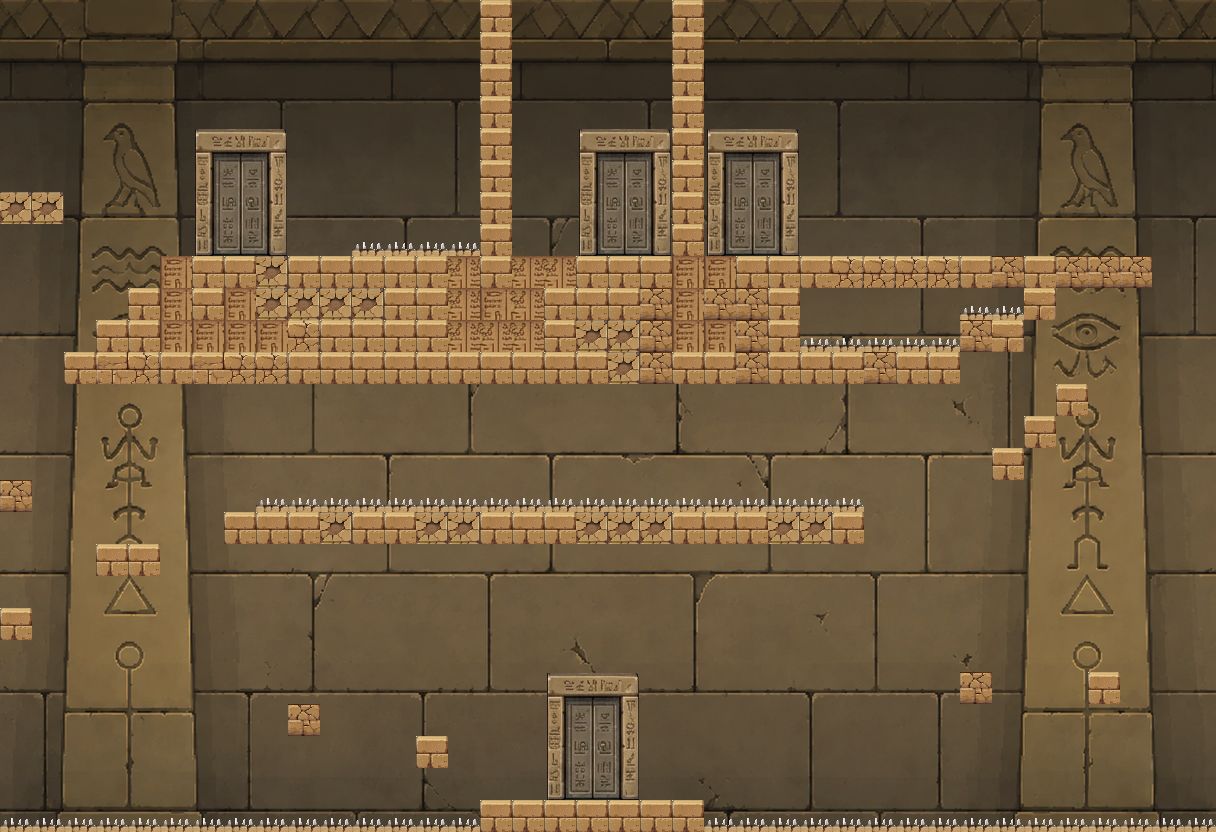

Tiled map render using the project's own tile images. Description and the map definition, with tile-layer contents summarised, below:
An orthogonal 38x26 tile map with 32x32 px tiles, 2 tile layers (Livello tile 1, Livello tile 2), 3 tilesets and 41 objects (27x solid, 11x kill, finish).

<map version="1.10" tiledversion="1.12.1" orientation="orthogonal" renderorder="right-down" width="38" height="26" tilewidth="32" tileheight="32" infinite="0" nextlayerid="4" nextobjectid="44">
 <properties>
  <property name="dimensionePersonaggio" type="float" value="57.6" />
 </properties>
 <tileset firstgid="1" source="Sfondo1.tsx" />
 <tileset firstgid="1537" source="Griglia.tsx" />
 <tileset firstgid="1777" source="GrigliaPresente.tsx" />
 <layer id="1" name="Livello tile 1" width="38" height="26">
  <data>[988 cells, 988 non-empty, 988 distinct tile ids]</data>
 </layer>
 <layer id="2" name="Livello tile 2" width="38" height="26">
  <data>[988 cells, 270 non-empty, 21 distinct tile ids]</data>
 </layer>
 <objectgroup id="3" name="Livello di oggetti 1">
  <object id="1" name="solid" x="160" y="256" width="288" height="128" />
  <object id="2" name="solid" x="448" y="352" width="512" height="32" />
  <object id="3" name="solid" x="576" y="256" width="224" height="96" />
  <object id="4" name="solid" x="544" y="288" width="32" height="64" />
  <object id="5" name="solid" x="1024.8" y="256" width="127.197" height="32" />
  <object id="6" name="solid" x="1024" y="288" width="32" height="32" />
  <object id="7" name="solid" x="960" y="320" width="64" height="32" />
  <object id="8" name="solid" x="1056" y="384" width="32" height="32" />
  <object id="9" name="solid" x="1024" y="416" width="32" height="32" />
  <object id="10" name="solid" x="992" y="448" width="32" height="32" />
  <object id="11" name="solid" x="224" y="512" width="640" height="32" />
  <object id="12" name="solid" x="96" y="544" width="64" height="32" />
  <object id="13" name="solid" x="0" y="480" width="32" height="32" />
  <object id="14" name="solid" x="64" y="352" width="96" height="32" />
  <object id="15" name="solid" x="96" y="320" width="64" height="32" />
  <object id="16" name="solid" x="128" y="288" width="32" height="32" />
  <object id="17" name="solid" x="0" y="192" width="64" height="32" />
  <object id="18" name="solid" x="0" y="608" width="32" height="32" />
  <object id="19" name="solid" x="288" y="704" width="32" height="32" />
  <object id="20" name="solid" x="416" y="736" width="32" height="32" />
  <object id="21" name="solid" x="544" y="672" width="96" height="128" />
  <object id="22" name="solid" x="960" y="672" width="32" height="32" />
  <object id="23" name="solid" x="672" y="0" width="32" height="256" />
  <object id="24" name="solid" x="480" y="0" width="32" height="288" />
  <object id="25" name="solid" x="480" y="800" width="224" height="32" />
  <object id="26" name="kill" x="0" y="814.337" width="1218.06" height="17.6631" />
  <object id="27" name="kill" x="256" y="495.484" width="61.7061" height="16.5161" />
  <object id="28" name="kill" x="352" y="497.778" width="62.0502" height="14.2222" />
  <object id="30" name="kill" x="352" y="239.713" width="96.4588" height="16.2867" />
  <object id="31" x="192" y="128" width="87.8566" height="124.33" />
  <object id="32" name="kill" x="192" y="128" width="96" height="128" />
  <object id="33" name="finish" x="576" y="128" width="96" height="128" />
  <object id="34" name="kill" x="704" y="128" width="96" height="128" />
  <object id="35" name="solid" x="704" y="96" width="128" height="32" />
  <object id="36" name="solid" x="800" y="128" width="32" height="96" />
  <object id="37" x="800" y="320" width="32" height="32" />
  <object id="38" name="kill" x="798.28" y="337.204" width="161.72" height="14.7957" />
  <object id="39" name="kill" x="957.706" y="302.796" width="66.2939" height="17.2043" />
  <object id="40" name="kill" x="672.115" y="497.778" width="95.8853" height="14.2222" />
  <object id="41" name="kill" x="479.427" y="498.925" width="96.5735" height="13.0753" />
  <object id="42" name="kill" x="833.835" y="496.631" width="30.1649" height="15.3692" />
 </objectgroup>
</map>
